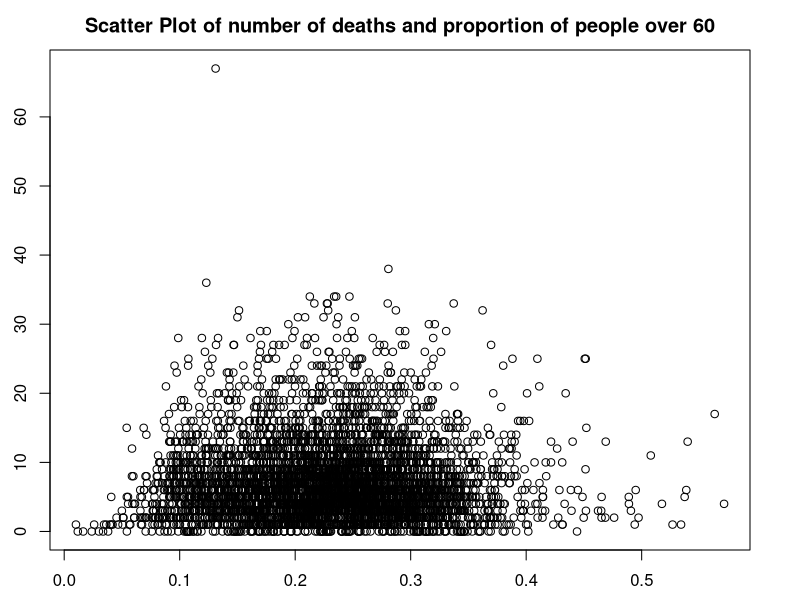
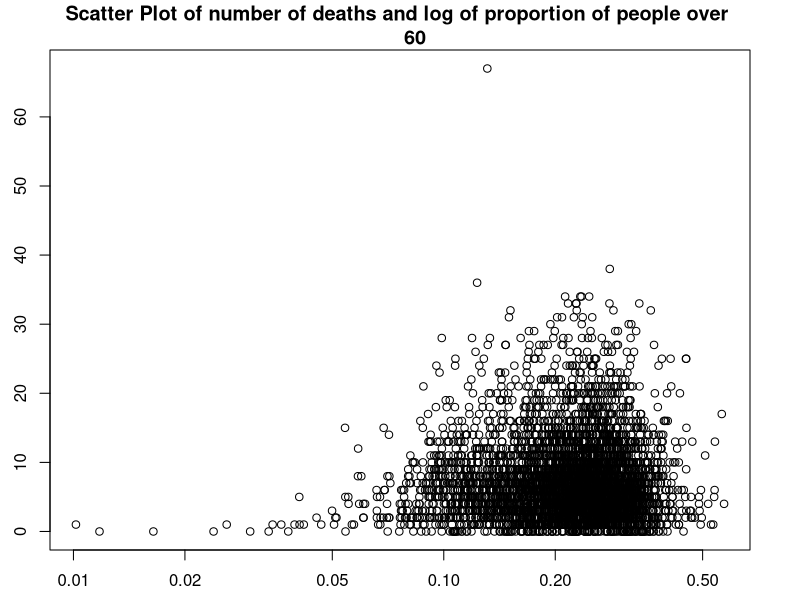
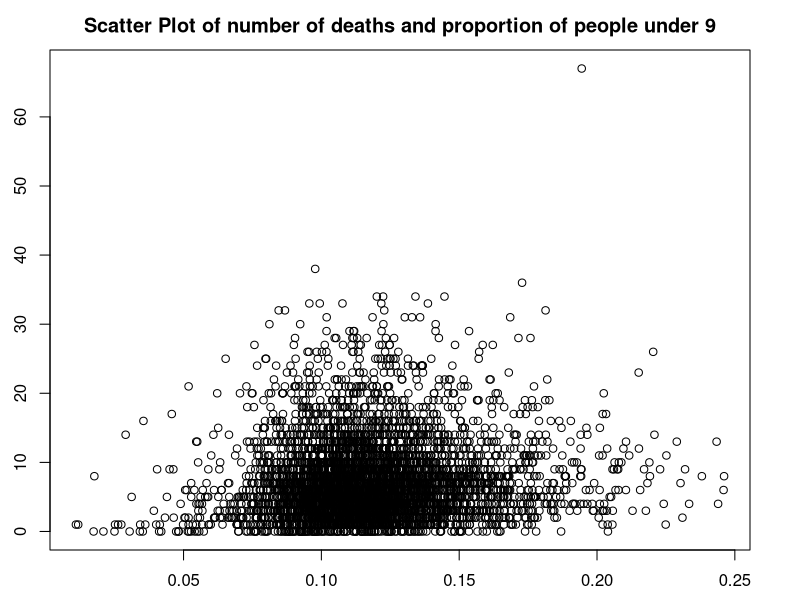
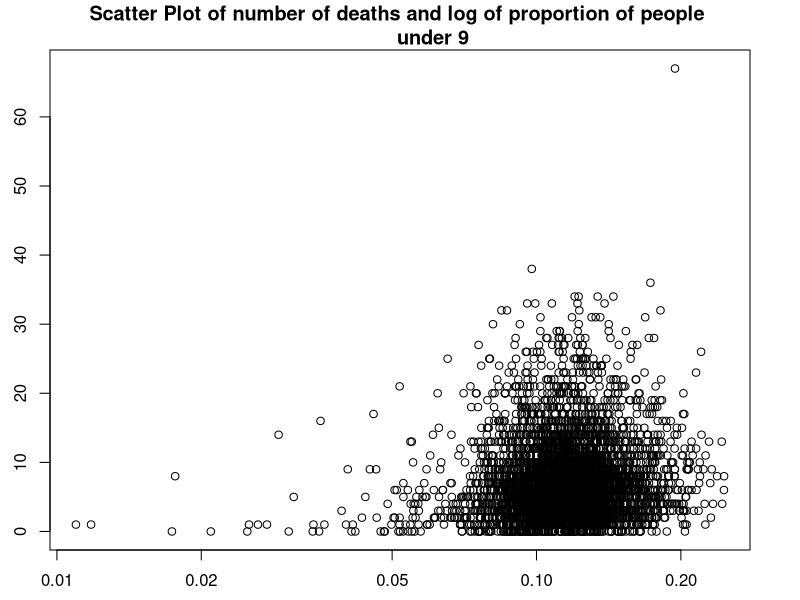
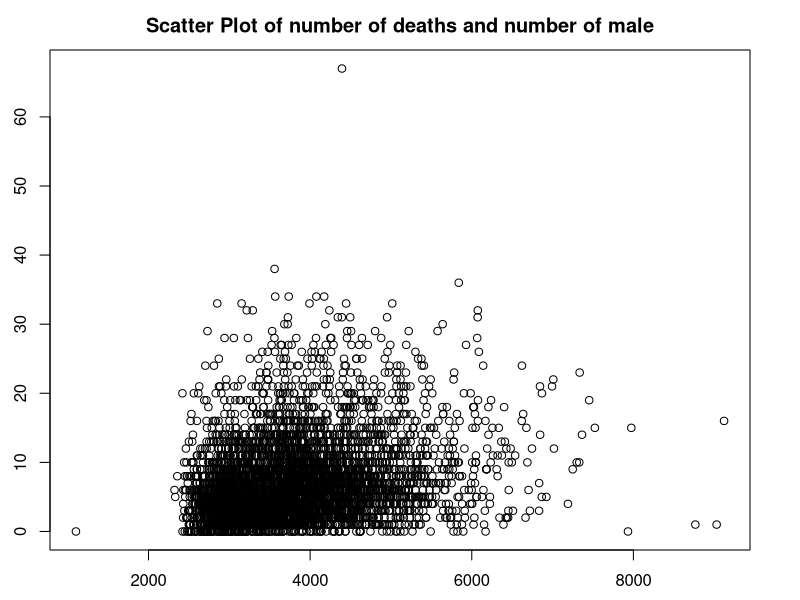
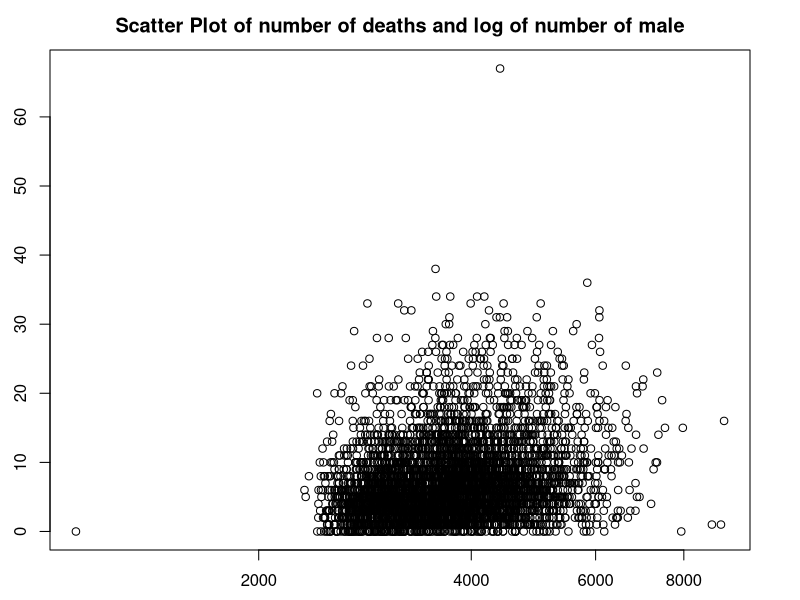
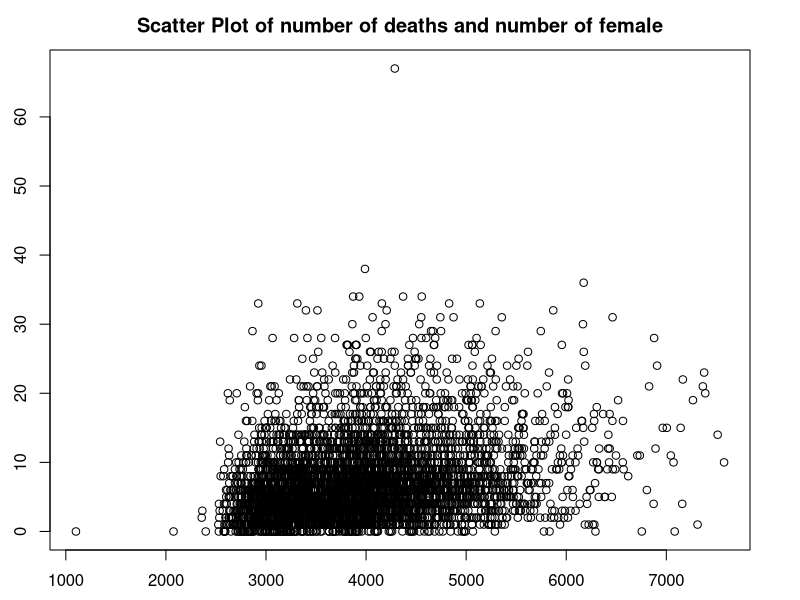
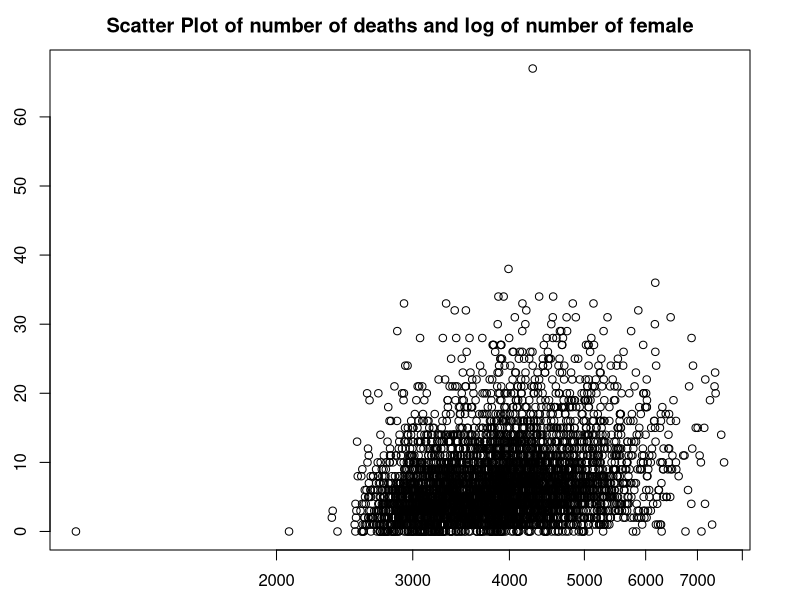

Reproduce these figures in R, in order.
#######################################################################
#######################################################################
#######################################################################
######                                                           ######
######            STAT0023 ICA2: Script for report output        ######
######                                                           ######
###### This script is designed to generate any numerical and     ######
###### graphical output which is gonna be used for our report    ######
###### on the UK Covid dataset.                                  ######
######                                                           ######
###### This script will be divided into four parts. The first    ######
###### part is the import and preprocessing of the dataset. The  ######
###### second part shows our findings of the exploratory data    ######
###### analysis. Then, the model building process will form most ######
###### of our third part and finally we will do the predictions  ######
###### for the 1800 observations.                                ######
#######################################################################
#######################################################################
#######################################################################

#######################################################################
# First Step: Data import and preprocessing
#######################################################################

library(ggplot2)

UKCovid<-read.csv("UKCovidWave1.csv")

##
##Seperate the first 5401 observations for model building and the rest
##1800 observations for prediction.
##

UKCovid.model<-UKCovid[1:5401,]#Model-fitting dataset

UKCovid.pred<-UKCovid[5402:7201,]#Prediction dataset

########################################################################
# Second Step: Exploratory Data Analysis
########################################################################

##
## From our context information, we will start by exploring age related
## coefficients. We first created a new covariate "old.prop" which is the 
## proportion of people over age 60 in each MSOA and also "young.prop". 
## We generated a scatter plot of old, log(old.prop), young.prop and   
## log(young.prop) with Deaths, which has shown some correlations. 

## Create "old.prop" covariate
UKCovid.model$old.prop<-rowSums(cbind(UKCovid.model[,36:40]),
                                na.rm=FALSE)/UKCovid.model$PopTot

## Create "young.prop" covariate
UKCovid.model$young.prop<-rowSums(cbind(UKCovid.model[,25:27]),
                                na.rm=FALSE)/UKCovid.model$PopTot

## Before plotting, first specify the margin and number of plots in the page.
par(mar=c(2.5,2.5,2.5,2.5))
par(mfrow=c(1,1))

## Plot "Deaths" against "old.prop"
plot(UKCovid.model$old.prop,UKCovid.model$Deaths,
     main="Scatter Plot of number of deaths and proportion of people over 60",
     xlab = "old.prop",ylab="Deaths")

## Plot "Deaths" against log of "old.prop"
plot(UKCovid.model$old.prop,UKCovid.model$Deaths,
     main="Scatter Plot of number of deaths and log of proportion of people over 
     60",xlab = "log(old.prop)",ylab="Deaths",log="x")
     
## Plot "Deaths" against "young.prop"
plot(UKCovid.model$young.prop,UKCovid.model$Deaths,
     main="Scatter Plot of number of deaths and proportion of people under 9",
     xlab = "young.prop",ylab="Deaths")

## Plot "Deaths" against log of "young.prop"
plot(UKCovid.model$young.prop,UKCovid.model$Deaths,
     main="Scatter Plot of number of deaths and log of proportion of people 
           under 9",
     xlab = "log(young.prop)",ylab="Deaths",log="x")

##
## The next bits to look at are gender covariates (i.e "PopM" and "PopF").
## Again, we use scatter plots to try to capture potential relationship
## between them and death counts. Similarly, we use proportion of Male/
## Female in each MSOA(e.g "PopM/PopTot") for plotting to account for the  
## effects of different population sizes in different MSOA. Moreover, ggplot
## has been used to see the trends in rural/urban areas.
##

##Plot of "PopM" against "Deaths"
plot(UKCovid.model$PopM,UKCovid.model$Deaths,
     main="Scatter Plot of number of deaths and number of male",
     xlab = "PopM",ylab="Deaths")

##Plot of log of "PopM" against "Deaths"
plot(UKCovid.model$PopM,UKCovid.model$Deaths,
     main="Scatter Plot of number of deaths and log of number of male",
     xlab = "log(PopM)",ylab="Deaths",log="x")

##Plot of "PopF" against "Deaths"
plot(UKCovid.model$PopF,UKCovid.model$Deaths,
     main="Scatter Plot of number of deaths and number of female",
     xlab = "PopF",ylab="Deaths")

##Plot of log of "PopF" against "Deaths"
plot(UKCovid.model$PopF,UKCovid.model$Deaths,
     main="Scatter Plot of number of deaths and log of number of female",
     xlab = "log(PopF)",ylab="Deaths",log="x")

##
## Next, we will focus on "HH_HealthPrb" covariate suggested by context 
## information. We define a new covariate "HH_HealthPrb.prop" as the 
## proportion of households where at least one person has long term health
## problem and disability in each MSOA. Then we use scatter plot to try to
## see its relationship with deathc counts.
##

##Define "HH_HealthPrb.prop"
UKCovid.model$HH_HealthPrb.prop<-UKCovid.model$HH_HealthPrb/UKCovid.model$HH

##Plot of "HH_HealthPrb.prop" with "Deaths"
plot(UKCovid.model$HH_HealthPrb.prop,UKCovid.model$Deaths,
     main="Scatter Plot of number of deaths and proportion of households 
     where at least one person has a long-term health problem or disability", 
     xlab = "HH_HealthPrb.prop",ylab="Deaths")

##Plot of log of "HH_HealthPrb.prop" with "Deaths"
plot(UKCovid.model$HH_HealthPrb.prop,UKCovid.model$Deaths,
     main="Scatter Plot of number of deaths and log of proportion of households 
     where at least one person has a long-term health problem or disability", 
     xlab = "log(HH_HealthPrb.prop)",ylab="Deaths",log="x")


##
## Now, it's time to move to the four "HHDepriv" covariates. Also, we will include
## plots for ethnicity ("ETHBlack" etc.). 
## The reason for talking about these two groups of covariates is that there aren't
## any obvious patterns between these three groups and "Deaths" from the scatter plots
## generated (even under log transformations). 
## 
## Here we have used the proportion of deprived households in all four dimensions and
## the proportion of Black and Asian people in each MSOA as the "independent" covariate.
## We will define a new covariate "HHDepriv.prop" as the proportion of deprived 
## households (in all four dimensions) in each MSOA.
## 
##

##Definition of "HHDepriv.prop"
UKCovid.model$HHDepriv.prop<-rowSums(cbind(UKCovid.model[,18:21]),
                                     na.rm=FALSE)/UKCovid.model$HH

##Plot of "HHDepriv.prop" and "Deaths"
plot(UKCovid.model$HHDepriv.prop,UKCovid.model$Deaths,
     main="Scatter Plot of number of deaths and proportion of households 
           deprived in all four dimensions", 
     xlab = "HHDepriv.prop",ylab="Deaths")

##Plot of log of "HHDepriv.prop" and "Deaths"
plot(UKCovid.model$HHDepriv.prop,UKCovid.model$Deaths,
     main="Scatter Plot of number of deaths and log of proportion of households 
           deprived in all four dimensions", 
     xlab = "log(HHDepriv.prop)",ylab="Deaths",log="x")

##Plot of "EthAsian+EthBlack and "Deaths"
plot((UKCovid.model$EthAsian+UKCovid.model$EthBlack)/UKCovid.model$PopTot,
      UKCovid.model$Deaths,
     main="Scatter Plot of number of deaths and proportion of Black and Asian people.", 
     xlab = "(EthAsian+EthBlack)/PopTot",ylab="Deaths")

##Plot of log of "EthAsian+EthBlack" and "Deaths"
plot(UKCovid.model$EthAsian+UKCovid.model$EthBlack,
     UKCovid.model$Deaths,
     main="Scatter Plot of number of deaths and log of proportion of Black 
           and Asian people.", 
     xlab = "log(EthAsian+EthBlack)",ylab="Deaths",log="x")

##
## Then, the impacts of covariates about people living in communal establishments
## on death counts will be investigated as suggested by our eda. We will now use 
## "PopComm" which defines the number of people living in communal establishments 
## in each MSOA, the relationship is not so good.
##

##Plot "PopComm" with "Deaths"
plot(UKCovid.model$PopComm,UKCovid.model$Deaths,
     main="Scatter Plot of number of deaths and number of people living 
          in communal establishments.", 
     xlab = "PopComm",ylab="Deaths")

##Plot log of "PopComm" with "Deaths"
plot(UKCovid.model$PopComm,UKCovid.model$Deaths,
     main="Scatter Plot of number of deaths and number of log of people  
          living in communal establishments.", 
     xlab = "log(PopComm)",ylab="Deaths",log="x")


##
## This time we will investigate covariates about public transport uses (i.e 
## "MetroUsers", "TrainUsers" and "BusUsers") as suggested by our eda. 
## Again, we will create a new covariate "Pubtrans" for the total number of public
## transport users in each MSOA. The relationship is not bad for "Pubtrans".
##

## Create "Pubtrans"
UKCovid.model$Pubtrans<-(UKCovid.model$MetroUsers+UKCovid.model$BusUsers+
                           UKCovid.model$TrainUsers)

##Plot of "Pubtrans" against "Deaths"
plot(UKCovid.model$Pubtrans,UKCovid.model$Deaths,
     main="Scatter Plot of number of deaths and the number of people using public 
           transports.", 
     xlab = "Pubtrans",ylab="Deaths")

##Plot of log of "Pubtrans" against "Deaths"
plot(UKCovid.model$Pubtrans,UKCovid.model$Deaths,
     main="Scatter Plot of number of deaths and log of the number of people using  
           public transports.", 
     xlab = "log(Pubtrans)",ylab="Deaths",log="x")

##
## The next part of our eda deals with covariates related to unpaid carers (i.e
## "CarersLo, CarersMid and CarersHi"). 
## Again, we investigate the effect of the proportion of people doing at least one 
## hour of unpaid work each week in each MSOA on death counts in these areas.
## 
## We will define a new covariate "Care.prop" denoting this proportion of people 
## delivering at least one hour of unpaid work each week.
## 
## Although this is not suggested by context information, more people doing unpaid
## caring might cause the spread of Covid-19 and hence causes more deaths. 
## The plots do show some relationship though.
##

##Define "Care.prop"
UKCovid.model$Care.prop<-(UKCovid.model$CarersLo+UKCovid.model$CarersMid+
                          UKCovid.model$CarersHi)/UKCovid.model$PopTot

##Plot "Care.prop" against "Deaths"
plot(UKCovid.model$Care.prop,UKCovid.model$Deaths,
     main="Scatter Plot of number of deaths and proportion of people delivering
           at least one hour of unpaid work per week.", 
     xlab = "Care.prop",ylab="Deaths")

##Plot log of "Care.prop" against "Deaths"
plot(UKCovid.model$Care.prop,UKCovid.model$Deaths,
     main="Scatter Plot of number of deaths and log of proportion of people 
           delivering at least one hour of unpaid work per week.", 
     xlab = "log(Care.prop)",ylab="Deaths",log="x")

##
## The last bit to investigate via scatter plots is about Qualifications. People
## with different level of qualifications might have different attitudes towards
## Covid-19 and people with lower qualifications may tend to ignore the severity
## of COvid-19, which causes more spread of it and hence more death.
##
## We have defined a new covariate "Qual1_3" denoting the total number of people
## with highest level qualifications at 1 or 2 or 3. We've found some correlation
## between "Deaths" and log of "Qual1_3", log of "NoQual" and log of "Stud18."
##

##Define "Qual1_3"
UKCovid.model$Qual1_3<-UKCovid.model$Qual1+UKCovid.model$Qual2+UKCovid.model$Qual3

##Plot of "Qual1_3" against "Deaths"
plot(UKCovid.model$Qual1_3,UKCovid.model$Deaths,
     main="Scatter Plot of number of deaths and number of people with
           highest level of qualifications at 1 or 2 or 3.", 
     xlab = "Qual1_3",ylab="Deaths")

##Plot of log of "Qual1_3" against "Deaths"
plot(UKCovid.model$Qual1_3,UKCovid.model$Deaths,
     main="Scatter Plot of number of deaths and log of number of people with
           highest level of qualifications at 1 or 2 or 3.", 
     xlab = "log(Qual1_3)",ylab="Deaths",log="x")

##Plot of "NoQual" with "Deaths"
plot(UKCovid.model$NoQual,UKCovid.model$Deaths,
     main="Scatter Plot of number of deaths and number of people with
           no academic or professional qualifications.", 
     xlab = "NoQual",ylab="Deaths")

##Plot of log of "NoQual" with "Deaths"
plot(UKCovid.model$NoQual,UKCovid.model$Deaths,
     main="Scatter Plot of number of deaths and log of number of people with
           no academic or professional qualifications.", 
     xlab = "log(NoQual)",ylab="Deaths",log="x")

##Plot of "Stud18." with "Deaths"
plot(UKCovid.model$Stud18.,UKCovid.model$Deaths,
     main="Scatter Plot of number of deaths and number of full-time student or
           schoolchild aged 18 or over.", 
     xlab = "Stud18.",ylab="Deaths")

##Plot of log of "Stud18." with "Deaths"
plot(UKCovid.model$Stud18.,UKCovid.model$Deaths,
     main="Scatter Plot of number of deaths and log of number of full-time 
           student or schoolchild aged 18 or over.", 
     xlab = "log(Stud18.)",ylab="Deaths",log="x")

## Finally, produce a scatter plot of "Deaths" against "PopTot".
plot(UKCovid.model$PopTot,UKCovid.model$Deaths,
     main="Scatter Plot of number of deaths and population in each MSOA.", 
     xlab = "PopTot",ylab="Deaths")

##
## There may be some important information undiscovered among the other numerical variables,
## and we note that the occupation variables and social grade variables may be highly correlated,
## which is verifyed by the correlation table
##

##Correlation table of occupation and social grade variables
cat("correlation table:\n")
cat("===================\n")
print(cor(UKCovid.model[,61:73]))

##
## Hence we perform Principal component analysis on those covariates and we indeed find some 
## relationships, we introduce the first 3 PCs which explain 84.5% of total variance into our 
## dataset and rename them to "upper class", "lower class" and "middle class" respectively.
##

##Performing PCA and rotation matrix
workgradepc<-prcomp(UKCovid.model[,61:73],scale. = TRUE)
workgrademat<-workgradepc$rotation

## Summary information of PCA
cat("Summary of PCA:\n")
cat("====================\n")
print(workgradepc)
print(summary(workgradepc))


##Introducing new covariates
workgradex<-workgradepc$x
UKCovid.model$lower_class<-workgradex[,1]
UKCovid.model$upper_class<-workgradex[,2]
UKCovid.model$middle_class<-workgradex[,3]

##
## In addition to numerical variables, there are two categorical covariates "Region" and "RUCode"
## in our dataset. We plot box plots of death counts by them to see if there exists some relationships
## between them and the number of deaths.From the Deaths-Region graph, we can see that Northwest and 
## London obtain slightly higher death counts than other regions, and the death counts in Southeastern 
## areas are gently lower than others.
##

##Plot of "Region" with "Deaths" and save it.
plot(ggplot(UKCovid.model, aes(x=Region, y=Deaths, fill=Region)) +
       geom_boxplot() +
       ggtitle("Box plot of number of deaths and region") +
       xlab("")+theme(axis.text.x=element_text(angle=55,size=18),
                      axis.title.y=element_text(size=20),
                      plot.title = element_text(hjust=0.5,size=18),
                      legend.position = "none"))
dev.copy(pdf,"region.pdf",17,11)
dev.off()


##
## The Deaths-RUCode plot shows that MSOAs with different codes have similar deaths distributions, but the 
## numbers of deaths in MSOAs coded A1, which means Urban major conurbation, are a bit higher than in other 
## MSOAs. As a result, we decided to include them in our model.
##

##Plot of "RUCode" with "Deaths" and save it.
plot(ggplot(UKCovid.model, aes(x=RUCode, y=Deaths, fill=RUCode)) +
   geom_boxplot() +
   ggtitle("Box plot of number of deaths and RUCode") +
   xlab("")+theme(axis.text.x=element_text(size=20),
                  axis.title.y=element_text(size=20),
                  plot.title = element_text(hjust = 0.5,size=20),
                  legend.position = "none"))
dev.copy(pdf,"RUcode.pdf",17,11)
dev.off()

##
## From those plots, there is a MSOA containing extremely high death counts, which is
## more than 60 and could possibly be an outlier. The code below will catch out that
## observation.
##

cat("A possible outlier:\n")
cat("===================\n")
print(UKCovid.model[UKCovid.model$Deaths>=60,1:4])

########################################################################
# Third Step: Model Building and Analysis
########################################################################

##
## As demonstrated in our report, we will first try to fit a general lineat
## model as a start with "Deaths" as response variable and all the covariates
## suggested by our eda.
##

## Build the first general linear model
UKCovid.lm1<-lm(Deaths~PopTot+RUCode+Region+log(old.prop)+log(young.prop)+log(PopF)
                +log(Pubtrans)+log(HH_HealthPrb.prop)+log(Care.prop)+log(NoQual)
                +log(Qual1_3)+log(Stud18.)+middle_class+lower_class+upper_class,
                data=UKCovid.model)

## Summary of UKCovid.lm1
cat("Summary of UKCovid.lm1:\n")
cat("===================\n")
print(summary(UKCovid.lm1))

cat("AIC of UKCovid.lm1:\n")
cat("==================\n")
print(AIC(UKCovid.lm1))

## Let's specify our margin before actually doing the plots
par(mar=c(2.5,2.5,2.5,2.5))

## Produce diagnostic plot of UKCovid.lm1 and save it.
par(mfrow=c(2,2))
plot(UKCovid.lm1,which=1:4,cex.caption = 1.5)
dev.copy(pdf,"lm1plot.pdf",17,11)
dev.off()

## Build our second general linear model using a log transformation of
## "PopTot".
UKCovid.lm2<-lm(Deaths~log(PopTot)+RUCode+Region+log(old.prop)+log(young.prop)+log(PopF)
                +log(Pubtrans)+log(HH_HealthPrb.prop)+log(Care.prop)+log(NoQual)
                +log(Qual1_3)+log(Stud18.)+middle_class+lower_class+upper_class,
                data=UKCovid.model)

## Summary of UKCovid.lm2
cat("Summary of UKCovid.lm2:\n")
cat("===================\n")
print(summary(UKCovid.lm2))

cat("AIC of UKCovid.lm2:\n")
cat("==================\n")
print(AIC(UKCovid.lm2))

## Diagnostic plots for UKCovid.lm2
par(mfrow=c(2,2))
plot(UKCovid.lm2,which=1:4)

## Build our third general linear model using a square transformation 
## for "middle_class", "upper_class" and "lower_class"
UKCovid.lm3<-lm(Deaths~PopTot+RUCode+Region+log(old.prop)+log(young.prop)+log(PopF)
                +log(Pubtrans)+log(HH_HealthPrb.prop)+log(Care.prop)+log(NoQual)
                +log(Qual1_3)+log(Stud18.)+middle_class^2+lower_class^2+upper_class^2,
                data=UKCovid.model)

## Summary and ALC of UKCovid.lm3
cat("Summary of UKCovid.lm3:\n")
cat("===================\n")
print(summary(UKCovid.lm3))

cat("AIC of UKCovid.lm3:\n")
cat("===================\n")
print(AIC(UKCovid.lm3))

## Diagnostic plots for UKCovid.lm3
par(mfrow=c(2,2))
plot(UKCovid.lm3,which=1:4)

## Build our fourth general linear model using a square root transformation 
## for "PopTot".
UKCovid.lm4<-lm(Deaths~sqrt(PopTot)+RUCode+Region+log(old.prop)+log(young.prop)+log(PopF)
                +log(Pubtrans)+log(HH_HealthPrb.prop)+log(Care.prop)+log(NoQual)
                +log(Qual1_3)+log(Stud18.)+middle_class+lower_class+upper_class,
                data=UKCovid.model)

## Summary and ALC of UKCovid.lm4
cat("Summary of UKCovid.lm4:\n")
cat("===================\n")
print(summary(UKCovid.lm4))

cat("AIC of UKCovid.lm4:\n")
cat("===================\n")
print(AIC(UKCovid.lm4))

## Diagnostic plots for UKCovid.lm4
par(mfrow=c(2,2))
plot(UKCovid.lm4,which=1:4)

##
## Now we will try to fit generalised linear models to see whether a GLM can
## account for more variability than the general linear model above. We choose
## a Poisson GLM with a log link to ensure that our predicted expected values of 
## "Deaths" are positive. 
##

## Fit our first Poissson GLM with log link and name it as "UKCovid.glm1"
UKCovid.glm1<-glm(Deaths~PopTot+RUCode+Region+log(old.prop)+log(young.prop)+log(PopF)
                 +log(Pubtrans)+log(HH_HealthPrb.prop)+log(Care.prop)+log(NoQual)
                 +log(Qual1_3)+log(Stud18.)+middle_class+lower_class+upper_class,
                 family=poisson(link="log"), data=UKCovid.model)

## Generate summary information of UKCovid.glm1
cat("Summary of UKCovid.glm1:\n")
cat("===================\n")
print(summary(UKCovid.glm1))

## Generate diagnostic plots for UKCovid.glm1
par(mfrow=c(2,2))
plot(UKCovid.glm1,which = 1:4)

## Check for overdispersion
cat("Estimated variance of Pearson residuals for UKCovid.glm1:\n")
cat("================================================\n")
print(sum( resid(UKCovid.glm1,type="pearson")^2 )/UKCovid.glm1$df.residual)

##
## Now, as we have decided to stick to generalised linear model, we will start 
## with our UKCovid.glm1. We will firstly consider interactions between numerical 
## covariates and categorical covariates. We found from Chi-Squared tests that 
## there do exists interaction between "Region" and "log(Pubtrans)"; "Region" and 
## "log(HH_HealthPrb.prop)". We name the resultant model as UKCovid.glm2.
##

## Define UKCovid.glm2
UKCovid.glm2<-update(UKCovid.glm1, . ~ . +log(Pubtrans):Region+
                    log(HH_HealthPrb.prop):Region)

## ANOVA for UKCovid.glm2 and UKCovid.glm1
cat("ANOVA table for UKCovid.glm2 and UKCovid.glm1:\n")
cat("============================================\n")
print(anova(UKCovid.glm1,UKCovid.glm2,test="Chi"))

## Summary information of UKCovid.glm2 and its AIC
cat("Summary of UKCovid.glm2:\n")
cat("========================\n")
print(summary(UKCovid.glm2))

## Diagnostic plots for UKCovid.lm4
par(mfrow=c(2,2))
plot(UKCovid.glm2,which = 1:4)

##
## We then tried to find possible interactions between numerical variables.
## However, after trying multiple combinations, there isn't any significant
## improvement, so we decided not to add any other interactions between 
## numerical covariates.
##

## add interactions between "log(HH_HealthPrb.prop)" and "log(old.prop)"
cat("Summary information after adding 'log(HH_HealthPrb.prop):log(old.prop)':\n")
cat("==========================================================================\n")
print(summary(update(UKCovid.glm2,. ~ .+log(HH_HealthPrb.prop):log(old.prop) )))

## add interactions between "log(Pubtrans)" and log(old.prop)
cat("Summary information after adding 'log(Pubtrans):log(old.prop)':\n")
cat("==================================================================\n")
print(summary(update(UKCovid.glm2,. ~ .+log(Pubtrans):log(old.prop) )))

## add interactions between "log(NoQual)" and "log(HH_HealthPrb.prop)"
cat("Summary information after adding 'log(NoQual):log(HH_HealthPrb.prop)':\n")
cat("=======================================================================\n")
print(summary(update(UKCovid.glm2,. ~ .+log(NoQual):log(HH_HealthPrb.prop) )))

##
## Still, we aim to explain more variablity of the death data using our model.
## After adding interactions, another thing to do is to see whether the four
## groups of covariates ("HH_Depriv"s, ethnicity, "PopComm" and "PopM"). It 
## truns out that adding "EthBlack", "EthAsian" and "HHDepriv1" do improves our
## model. Then, we name the resultant models as UKCovid.glm3 (add "EthBlack" 
## and "EthAsian" to UKCovid.glm2 ) and UKCovid.glm4 (add "HHDepriv1" to 
## UKCovid.glm3).
##

## Create UKCovid.glm3, adding "EthBlack" and "EthAsian"
UKCovid.glm3<-update(UKCovid.glm2,. ~ .+EthBlack+EthAsian)

## Analysis of Variance Result
cat("ANOVA table for UKCovid.glm3 and UKCovid.glm2:\n")
cat("============================================\n")
print(anova(UKCovid.glm2,UKCovid.glm3,test="Chi"))

## Summary information and AIC of UKCovid.glm3
cat("Summary output of UKCovid.glm3:\n")
cat("==============================\n")
print(summary(UKCovid.glm3))

## Diagnostic plots of UKCovid.glm3
par(mfrow=c(2,2))
plot(UKCovid.glm3,which=1:4)

## add "HHDepriv1" to UKCovid.glm3
cat("Summary information after adding 'HHDepriv1':\n")
cat("=============================================\n")
print(summary(update(UKCovid.glm3,. ~ .+HHDepriv1 )))

## add "HHDepriv2" to UKCOvid.glm3
cat("Summary information after adding 'HHDepriv2':\n")
cat("=============================================\n")
print(summary(update(UKCovid.glm3,. ~ .+HHDepriv2 )))

## add "HHDepriv3" to UKCOvid.glm3
cat("Summary information after adding 'HHDepriv3':\n")
cat("=============================================\n")
print(summary(update(UKCovid.glm3,. ~ .+HHDepriv3 )))

## add "HHDepriv4" to UKCOvid.glm3
cat("Summary information after adding 'HHDepriv4':\n")
cat("=============================================\n")
print(summary(update(UKCovid.glm3,. ~ .+HHDepriv4 )))

## Create UKCovid.glm4, adding "HHDepriv1" to UKCovid.glm3
UKCovid.glm4<-update(UKCovid.glm3,. ~ .+HHDepriv1)

## ANOVA of UKCovid.glm3 and UKCovid.glm4
cat("ANOVA table for UKCovid.glm4 and UKCovid.glm3:\n")
cat("============================================\n")
print(anova(UKCovid.glm3,UKCovid.glm4,test="Chi"))

## Summary information and AIC of UKCovid.glm4
cat("Summary output of UKCovid.glm4:\n")
cat("==============================\n")
print(summary(UKCovid.glm4))

## Diagnostic plots of UKCovid.glm4
par(mfrow=c(2,2))
plot(UKCovid.glm4,which=1:4)

## Check for overdispersion
cat("Estimated variance of Pearson residuals for UKCovid.glm4:\n")
cat("=========================================================\n")
print(sum( resid(UKCovid.glm4,type="pearson")^2 )/UKCovid.glm4$df.residual)

##
## As overdispersion is observed, we will use a quasipoisson family as our final
## model we name it as "UKCovid.glm5"
##

UKCovid.glm5<-update(UKCovid.glm4,family=quasipoisson(link="log"))

## Diagnostic plots of UKCovid.glm5 and save it.
par(mfrow=c(2,2))
plot(UKCovid.glm5,which=1:4,cex.caption = 1.5)
dev.copy(pdf,"glm5plot.pdf",17,11)
dev.off()

## Calculate the proportion of deviance explained by our final model.
cat("The proportion of deviance explained by UKCovid.glm5:\n")
cat("=====================================================\n")
print((UKCovid.glm5$null.deviance-UKCovid.glm5$deviance)/UKCovid.glm5$null.deviance)

## Summary information of UKCovid.glm5
cat("Summary output of UKCovid.glm5:\n")
cat("==============================\n")
print(summary(UKCovid.glm5))

##
## Now we tried to still fit a Quasi-Poisson GLM with log link with all the 82 
## covariates(exclude "Deaths" and "ID") that are originally provided to
## us to see how good are these covariate in terms of explaining the 
## variability of the deaths counts and we name this model as UKCovid.test.
##

## Create UKCovid.test
UKCovid.test<-glm(Deaths~.,family = quasipoisson(link="log"),
                  data=UKCovid.model[2:84])

## Null deviance, residual deviance and proportion of deviance explained
## by UKCovid.test
cat("The null deviance of UKCovid.glm5:\n")
cat("==================================\n")
print(UKCovid.test$null.deviance)

cat("The residual deviance of UKCovid.glm5:\n")
cat("======================================\n")
print(UKCovid.test$deviance)

cat("The proportion of deviance explained by UKCovid.test:\n")
cat("=====================================================\n")
print((UKCovid.test$null.deviance-UKCovid.test$deviance)/UKCovid.test$null.deviance)

################################################################################
## Final step: Prediction
################################################################################

##
## We first need to create all the covariates that are used in our UKCovid.glm5
## model in the UKCovid.pred dateset.
##

UKCovid.pred$old.prop<-rowSums(cbind(UKCovid.pred[,36:40]),
                                na.rm=FALSE)/UKCovid.pred$PopTot

UKCovid.pred$young.prop<-rowSums(cbind(UKCovid.pred[,25:27]),
                                  na.rm=FALSE)/UKCovid.pred$PopTot

UKCovid.pred$HH_HealthPrb.prop<-UKCovid.pred$HH_HealthPrb/UKCovid.pred$HH

UKCovid.pred$Pubtrans<-(UKCovid.pred$MetroUsers+UKCovid.pred$BusUsers+
                            UKCovid.pred$TrainUsers)

UKCovid.pred$Care.prop<-(UKCovid.pred$CarersLo+UKCovid.pred$CarersMid+
                             UKCovid.pred$CarersHi)/UKCovid.pred$PopTot

UKCovid.pred$Qual1_3<-UKCovid.pred$Qual1+UKCovid.pred$Qual2+UKCovid.pred$Qual3

workgradepc.pred<-prcomp(UKCovid.pred[,61:73],scale. = TRUE)
workgradex.pred<-workgradepc.pred$x
UKCovid.pred$lower_class<-workgradex.pred[,1]
UKCovid.pred$upper_class<-workgradex.pred[,2]
UKCovid.pred$middle_class<-workgradex.pred[,3]

## Now create a new dataset with only covarites mentioned in oyr UKCovid.glm5
pred.fit<-UKCovid.pred[,c(2:3,5,7,18,45:46,77,84:93)]


## Do our prediction and find the standard error of our prediction.
glm5_pred<-predict(UKCovid.glm5,newdata = pred.fit,type = "response",
                           se.fit = TRUE)

## Estimated the variance of our prediction and name it as var.fit
var_fit<-glm5_pred$se.fit^2

##
## As we are using a Quasi-Poisson GLM, the variance of Y_i (observations of
## the deaths counts in UKCovid.pred) is simply our predictions. Hence, the 
## standard deviation of our prediction errors are simply the square root of
## the corresponding predictions plus the corresponding var.fit.
##

pred_error<-sqrt(var_fit+glm5_pred$fit)

##
## Create the final prediction dataframe and export it to .dat format as 
## stated in the instructions.
##

ICA2Group_D_pred<-data.frame(ID=UKCovid.pred$ID,Prediction=glm5_pred$fit,
                             Prediction_error=pred_error)

write.table(ICA2Group_D_pred, file="ICA2Group_D_pred.dat", col.names =FALSE, 
            row.names = FALSE, sep="\t", quote=FALSE)

